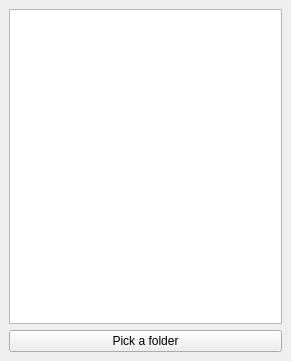
<?xml version="1.0" encoding="UTF-8"?>
<ui version="4.0">
 <class>MainWindow</class>
 <widget class="QMainWindow" name="MainWindow">
  <property name="geometry">
   <rect>
    <x>0</x>
    <y>0</y>
    <width>291</width>
    <height>361</height>
   </rect>
  </property>
  <property name="windowTitle">
   <string>MainWindow</string>
  </property>
  <widget class="QWidget" name="centralwidget">
   <layout class="QVBoxLayout" name="verticalLayout">
    <item>
     <widget class="QListWidget" name="listWidget"/>
    </item>
    <item>
     <widget class="QPushButton" name="btnBrowse">
      <property name="text">
       <string>Pick a folder</string>
      </property>
     </widget>
    </item>
   </layout>
  </widget>
 </widget>
 <resources/>
 <connections/>
</ui>
